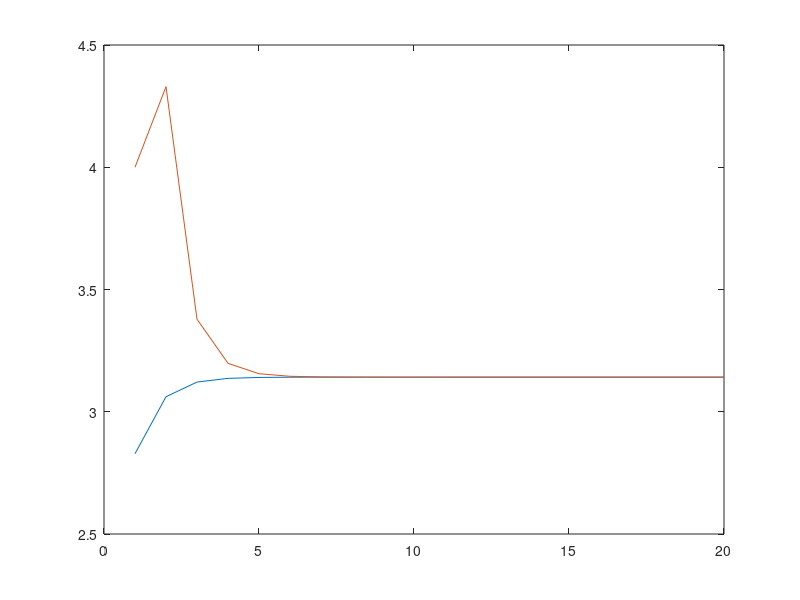

Recreate this plot in MATLAB. (Note: this script raises an error after producing the figure.)
clear
clc
close all

% effettivamente si caga addosso per iterazioni >= 25 a causa di
% propagazione degli errori in aritmetica floating point 
iter = 20;

% inizializzo a, b, p, q
a_n(1) = sqrt(2);
b_n(1) = 2;
p_n(1) = 2 * a_n(1);
q_n(1) = 2 * b_n(1);

% itero secondo l'algoritmo
for n = 2:iter
    a_n(n) = sqrt(2) * sqrt(1 - sqrt(1 - 0.25 * a_n(n - 1) ^2));
    b_n(n) = a_n(n) / sqrt(1 - 0.25 * a_n(n - 1) ^2);
    p_n(n) = 2^n * a_n(n);
    q_n(n) = 2^n * b_n(n);
end

% plotto
plot(1:iter, p_n, 1:iter, q_n)
hold on
plot(1:iter, pi.*ones(iter), color="#EDB120")
legend('p_n', 'q_n', 'pi')
